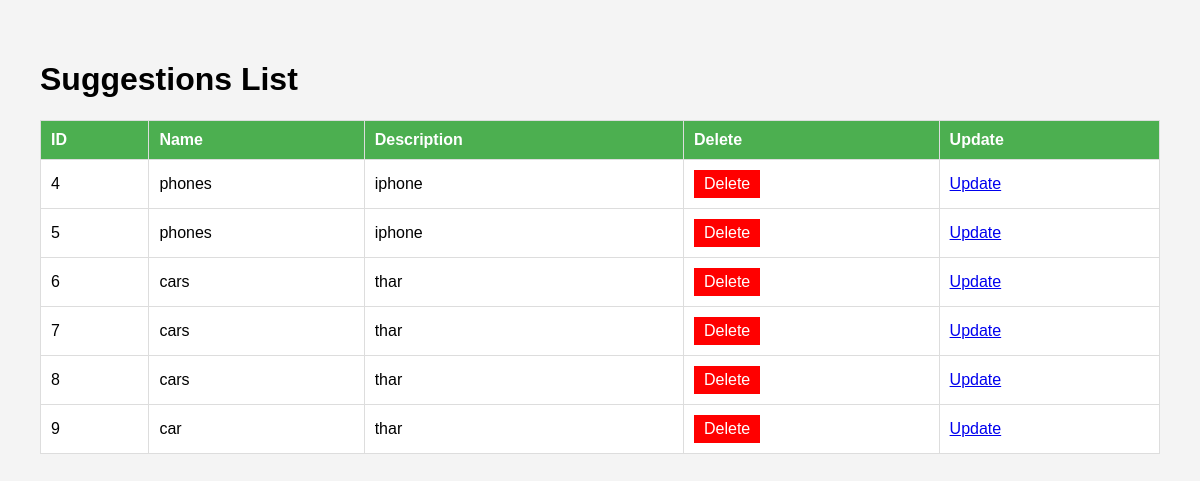
The page /product_output/ on the database its author committed.
### app1/models.py (models this page shows, shortened)
class Product(models.Model):
    name = models.CharField(max_length=100)  # User's name
    description = models.TextField()  # Suggestion message

### app1/views.py (the view)
# urls.py: path('product_output/', Product_View, name='products_output'),
def Product_View(request):
    pro=Product.objects.all()
    return render (request,"products_output.html",{"products":pro})

### Templates/products_output.html (shortened to what this page needs)
<!DOCTYPE html>
<html lang="en">
<head>
</head>
<body>
    <h1>Suggestions List</h1>
    <table>
        <tr>
            <th>ID</th>
            <th>Name</th>
            <th>Description</th>
            <th>Delete</th>
            <th>Update</th>
        </tr>
        {% for i in products %}
        <tr>
            <td>{{ i.id }}</td>
            <td>{{ i.name }}</td>
            <td>{{ i.description }}</td>
            <td>
                <a href="{% url 'product_delete' i.id %}" class="delete-btn"
                    onclick="return confirm('Are you sure you want to delete this product?')">Delete</a>
            </td>
            <td>
                <a href="{% url 'product_update' i.id %}" class="update-btn"
                    onclick="return confirm('Are you sure you want to update this product?')">Update</a>
            </td>
        </tr>
        {% empty %}
        <tr>
            <td colspan="4" style="text-align: center;">No suggestions found.</td>
        </tr>
        {% endfor %}
    </table>
</body>
</html>

### Templates/products_output.html (style rules this page uses)
body { font-family: Arial, sans-serif; margin: 20px; padding: 20px; background-color: #f4f4f4; }
table { width: 100%; border-collapse: collapse; background: white; }
th, td { border: 1px solid #ddd; padding: 10px; text-align: left; }
th { background-color: #4CAF50; color: white; }
.delete-btn { background-color: red; color: white; border: none; padding: 5px 10px; cursor: pointer; text-decoration: none; display: inline-block; }

### rows shown on the page
Product: id "4", name "phones", description "iphone"
Product: id "5", name "phones", description "iphone"
Product: id "6", name "cars", description "thar"
Product: id "7", name "cars", description "thar"
Product: id "8", name "cars", description "thar"
Product: id "9", name "car", description "thar"
